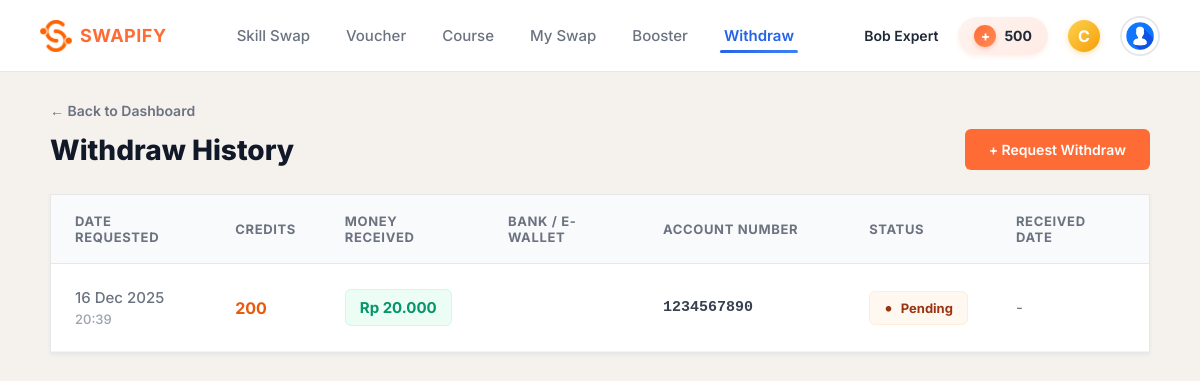
The app's page /my-withdraw.php (signed in) with its own data.
### tables this page shows
CREATE TABLE `ms_users` (
  `user_id` int(11) NOT NULL,
  `name` varchar(100) DEFAULT NULL,
  `email` varchar(100) DEFAULT NULL,
  `phone_number` varchar(20) DEFAULT NULL,
  `password` varchar(255) DEFAULT NULL,
  `profile_picture` varchar(255) DEFAULT NULL,
  `bio` text DEFAULT NULL,
  `role` enum('user','expert','admin') DEFAULT 'user',
  `joined_date` datetime DEFAULT current_timestamp()
);

CREATE TABLE `tr_withdraw` (
  `withdraw_id` int(11) NOT NULL,
  `user_id` int(11) DEFAULT NULL,
  `credit_amount` int(11) DEFAULT NULL,
  `money_received` int(11) DEFAULT NULL,
  `bank_account_number` varchar(50) DEFAULT NULL,
  `status` enum('pending','completed') DEFAULT NULL,
  `received_at` datetime DEFAULT NULL,
  `created_at` datetime DEFAULT current_timestamp(),
  `bank_name` varchar(100) DEFAULT NULL,
  `account_holder_name` varchar(100) DEFAULT NULL
);

### my-withdraw.php (the view, shortened to what this page needs)
<?php
include "includes/db_connect.php";
include "includes/header.php";
$user_id = $_SESSION['user_id'];
$q_withdraw = "SELECT * FROM tr_withdraw WHERE user_id = $user_id ORDER BY created_at DESC";
$res_withdraw = mysqli_query($conn, $q_withdraw);
?>
<!DOCTYPE html>
<html lang="en">
<head>
    <link rel="stylesheet" href="css/view-course.css?v=<?php echo time(); ?>">
    <link rel="stylesheet" href="css/my-withdraw.css?v=<?php echo time(); ?>">
</head>
<body>
    <main class="container">
        <div style="margin-top: 30px; margin-bottom: 10px;">
            <a href="dashboard.php" class="back-link">&larr; Back to Dashboard</a>
        </div>
        <div class="page-header-flex">
            <h1 class="page-title">Withdraw History</h1>
            <a href="request-withdraw.php" class="btn-withdraw">
                + Request Withdraw
            </a>
        </div>
        <div class="table-container">
            <table class="history-table">
                <thead>
                    <tr>
                        <th width="15%">Date Requested</th>
                        <th width="10%">Credits</th>
                        <th width="15%">Money Received</th>
                        <th width="15%">Bank / E-Wallet</th>
                        <th width="20%">Account Number</th>
                        <th width="10%">Status</th>
                        <th width="15%">Received Date</th>
                    </tr>
                </thead>
                <tbody>
    <?php if (mysqli_num_rows($res_withdraw) > 0): ?>
        <?php while($row = mysqli_fetch_assoc($res_withdraw)): ?>
            <tr>
                <td class="date-primary">
                    <?php echo date('d M Y', strtotime($row['created_at'])); ?>
                    <div class="date-secondary">
                        <?php echo date('H:i', strtotime($row['created_at'])); ?>
                    </div>
                </td>
                <td>
                    <span class="credit-amount">
                        <?php echo number_format($row['credit_amount']); ?>
                    </span>
                </td>
                <td>
                    <span class="money-badge">
                        Rp <?php echo number_format($row['money_received'], 0, ',', '.'); ?>
                    </span>
                </td>
                <td class="bank-name">
                </td>
                <td class="account-number">
                    <?php echo htmlspecialchars($row['bank_account_number']); ?>
                </td>
                <td>
                    <?php
                        if ($row['status'] == 'completed') {
                            $statusClass = 'status-completed';
                        } elseif ($row['status'] == 'pending') {
                            $statusClass = 'status-pending';
                        } else {
                            $statusClass = 'status-failed';
                        }
                    ?>
                    <span class="status-badge <?php echo $statusClass; ?>">
                        <span style="font-size: 18px; line-height: 0;">&bull;</span>
                        <?php echo ucfirst($row['status']); ?>
                    </span>
                </td>
                <td style="color: #6B7280;">
                    <?php
                        if ($row['status'] == 'completed' && !empty($row['received_at'])) {
                            echo date('d M Y', strtotime($row['received_at']));
                        } else {
                            echo '-';
                        }
                    ?>
                </td>
            </tr>
        <?php endwhile; ?>
    <?php endif; ?>
</tbody>
            </table>
        </div>
    </main>
</body>
</html>

### includes/header.php (shortened to what this page needs)
<?php
include "includes/db_connect.php";
if (isset($_SESSION['user_id'])) {
    $user_id = $_SESSION['user_id'];
    $header_query = "SELECT u.name, u.profile_picture, u.role, IFNULL(c.balance, 0) as balance
                     FROM ms_users u
                     LEFT JOIN ms_usercredits c ON u.user_id = c.user_id
                     WHERE u.user_id = ?";
    $header_stmt = $conn->prepare($header_query);
    $header_stmt->bind_param("i", $user_id);
    $header_stmt->execute();
    $header_result = $header_stmt->get_result();
    $userData = $header_result->fetch_assoc();
} else {
    $userData = ['name' => 'Guest', 'balance' => 0, 'profile_picture' => 'default.png', 'role' => 'user'];
}
$currentPage = basename($_SERVER['PHP_SELF']);
$isAdmin = (isset($userData['role']) && $userData['role'] === 'admin');
$isExpert = (isset($userData['role']) && $userData['role'] === 'expert');
?>
<link rel="stylesheet" href="css/header.css?v=10">
<header class="header-nav">
    <div class="logo-container">
        <div class="logo-icon">
            <img src="images/v91_89.png" alt="Swapify Logo">
        </div>
        <span class="logo-text">SWAPIFY</span>
    </div>
    <nav class="nav-menu">
        <?php if ($isAdmin): ?>
            <a href="admin-dashboard.php"    class="nav-link admin-link <?= $currentPage == 'admin-dashboard.php' ? 'active' : '' ?>">Admin Dashboard</a>
            <a href="manage_user.php"       class="nav-link admin-link <?= $currentPage == 'manage_user.php' ? 'active' : '' ?>">Manage User</a>
            <a href="manage_vouchers.php"   class="nav-link admin-link <?= $currentPage == 'manage_vouchers.php' ? 'active' : '' ?>">Manage Voucher</a>
            <a href="admin_booster.php"   class="nav-link admin-link <?= $currentPage == 'admin_booster.php' ? 'active' : '' ?>">Manage Booster</a>
            <a href="admin_topup_packages.php"   class="nav-link admin-link <?= $currentPage == 'admin_topup_packages.php' ? 'active' : '' ?>">Manage Topup</a>
        <?php else: ?>
            <a href="dashboard.php" class="nav-link <?= $currentPage == 'dashboard.php' ? 'active' : '' ?>">Skill Swap</a>
            <a href="voucher.php"   class="nav-link <?= ($currentPage == 'voucher.php' || $currentPage == 'my-voucher.php') ? 'active' : '' ?>">Voucher</a>
            <a href="courses.php"   class="nav-link <?= ($currentPage == 'courses.php' || $currentPage == 'my-courses.php' || $currentPage == 'uploaded-courses.php') ? 'active' : '' ?>">Course</a>
            <a href="sessions.php"  class="nav-link <?= $currentPage == 'sessions.php' ? 'active' : '' ?>">My Swap</a>
            <a href="booster.php"   class="nav-link <?= $currentPage == 'booster.php' ? 'active' : '' ?>">Booster</a>
            <?php if ($isExpert): ?>
                <a href="my-withdraw.php" class="nav-link <?= $currentPage == 'my-withdraw.php' ? 'active' : '' ?>">Withdraw</a>
            <?php endif; ?>
        <?php endif; ?>
    </nav>
    <?php if (!$isAdmin): ?>
        <div class="user-section">
            <span class="user-name"><?= htmlspecialchars($userData['name']) ?></span>
            <a href="topup.php" style="text-decoration: none; display: flex; align-items: center;">
                <div class="credit-badge">
                    <div class="credit-icon">+</div>
                    <span class="credit-value"><?= number_format($userData['balance']) ?></span>
                </div>
            </a>
            <div class="coin-icon">C</div>
            <div class="user-avatar">
                <a href="profile.php" style="text-decoration: none;">
                    <?php
                    $has_profile_img = !empty($userData['profile_picture']) && file_exists("uploads/" . $userData['profile_picture']);
                    if ($has_profile_img): ?>
                        <img src="uploads/<?= $userData['profile_picture'] ?>" alt="User Avatar">
                    <?php else: ?>
                        <div class="avatar-gradient">
                            <?= strtoupper(substr($userData['name'], 0, 1)) ?>
                        </div>
                    <?php endif; ?>
                </a>
            </div>
        </div>
    <?php else: ?>
        <div class="user-section">
            <a href="index.php" class="nav-link" style="color: #ef4444;">Logout</a>
        </div>
    <?php endif; ?>
</header>

### css/header.css (style rules this page uses)
* { margin: 0; padding: 0; box-sizing: border-box; }
.header-nav { display: flex; align-items: center; justify-content: space-between; padding: 32px 60px; background: white; border-bottom: 1px solid #E5E7EB; height: 72px; }
.logo-container { display: flex; align-items: center; gap: 10px; flex-shrink: 0; }
.logo-icon img { width: 36px; height: 36px; object-fit: contain; }
.logo-text { font-size: 20px; font-weight: 700; color: #FF6B35; letter-spacing: 0.5px; }
.nav-menu { display: flex; gap: 40px; align-items: center; flex: 1; justify-content: center; margin: 0 40px; }
.nav-link { color: #6B7280; font-size: 15px; font-weight: 500; cursor: pointer; transition: all 0.3s ease; text-decoration: none; position: relative; padding: 8px 4px; white-space: nowrap; }
.nav-link.active { color: #2563EB; font-weight: 600; }
.nav-link::after { content: ""; position: absolute; bottom: 0; left: 50%; transform: translateX(-50%); width: 0; height: 3px; background: linear-gradient(90deg, #2563EB, #3B82F6); border-radius: 3px; transition: width 0.3s ease; }
.nav-link.active::after { width: 100%; }
.user-section { display: flex; align-items: center; gap: 20px; flex-shrink: 0; }
.user-name { font-size: 14px; font-weight: 600; color: #1F2937; white-space: nowrap; }
.credit-badge { display: flex; align-items: center; gap: 8px; background: linear-gradient(135deg, #FEF3EF 0%, #FFEBE5 100%); padding: 8px 16px; border-radius: 24px; font-size: 14px; cursor: pointer; transition: all 0.3s ease; box-shadow: 0 2px 4px rgba(255, 107, 53, 0.1); }
.credit-icon { width: 22px; height: 22px; background: linear-gradient(135deg, #FF6B35 0%, #FF8C5A 100%); border-radius: 50%; display: flex; align-items: center; justify-content: center; color: white; font-size: 14px; font-weight: bold; box-shadow: 0 2px 4px rgba(255, 107, 53, 0.3); }
.credit-value { font-weight: 700; color: #1F2937; font-size: 14px; }
.coin-icon { width: 32px; height: 32px; background: linear-gradient(135deg, #FCD34D 0%, #F59E0B 100%); border-radius: 50%; display: flex; align-items: center; justify-content: center; color: white; font-size: 16px; font-weight: bold; box-shadow: 0 2px 6px rgba(245, 158, 11, 0.3); transition: all 0.3s ease; cursor: pointer; }
.user-avatar { position: relative; }
.user-avatar img { width: 40px; height: 40px; border-radius: 50%; cursor: pointer; object-fit: cover; border: 2px solid #E5E7EB; transition: all 0.3s ease; }
@media (max-width: 1200px) { .nav-menu { gap: 28px; } }
@media (max-width: 1200px) { .header-nav { padding: 16px 40px; } }

### css/view-course.css (style rules this page uses)
* { box-sizing: border-box; margin: 0; padding: 0; font-family: 'Inter', sans-serif; }
body { background: #F5F1ED; color: #1F2937; }
.logo-text { color: #FF6B35; font-weight: 800; font-size: 22px; }
.user-name { font-weight: 600; font-size: 14px; }
.container { max-width: 1000px; margin: auto; padding: 30px 40px; }
.back-link { text-decoration: none; color: #6B7280; font-size: 14px; font-weight: 600; }
.logo-container { display: flex; align-items: center; gap: 8px; }
.logo-icon img { width: 32px; height: 32px; object-fit: contain; }
.logo-text { font-size: 18px; font-weight: 700; color: #FF6B35; letter-spacing: 0.5px; }

### records on screen
ms_users: name "Bob Expert", profile_picture (placeholder picture)
tr_withdraw: created_at "16 Dec 2025", created_at "20:39", credit_amount "200", money_received "20.000", bank_account_number "1234567890", status "Pending"

### other values on screen
$userData['balance'] "500"
